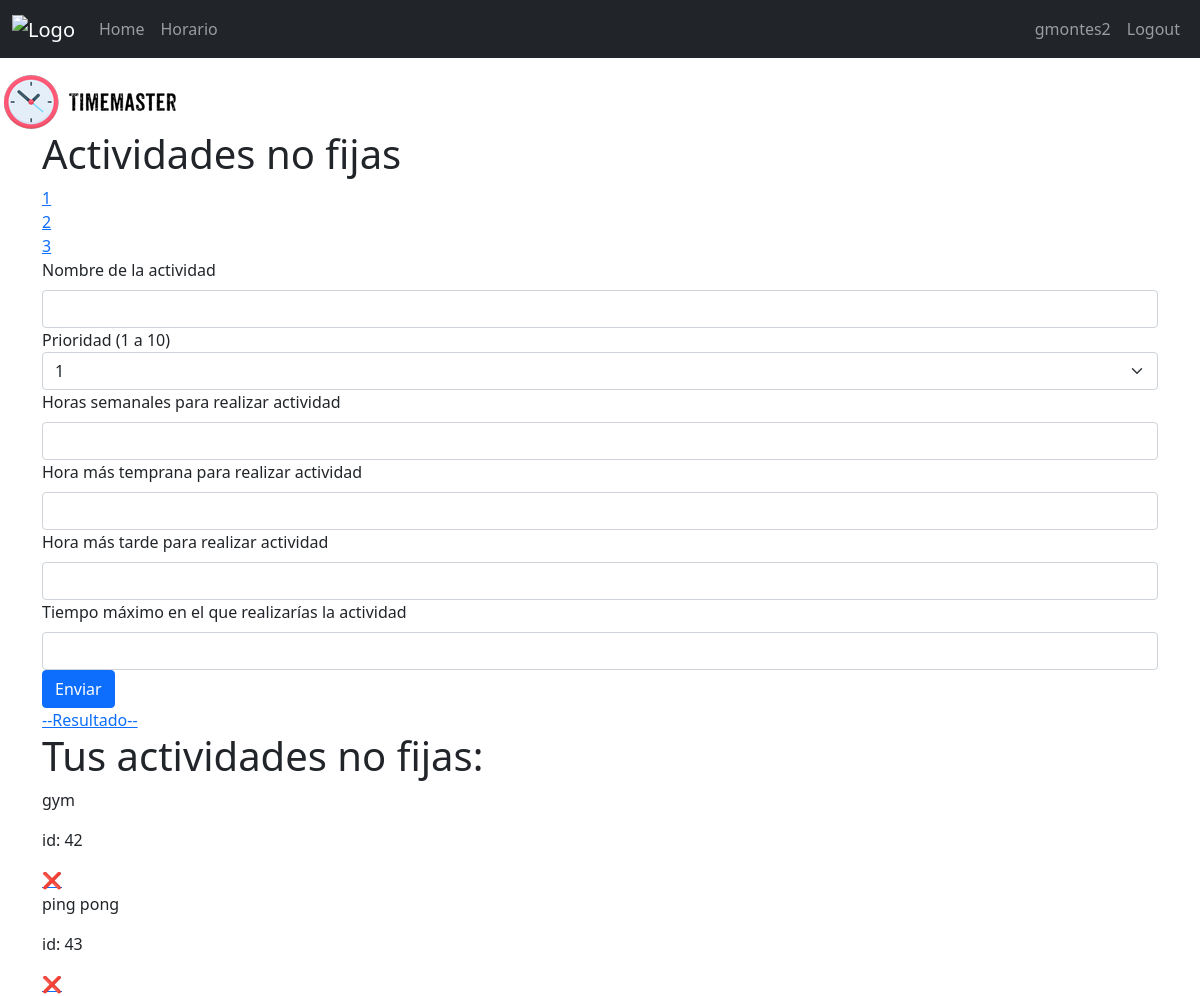
Page /horario/actividades_no_fijas (signed in) on the earlier database version.
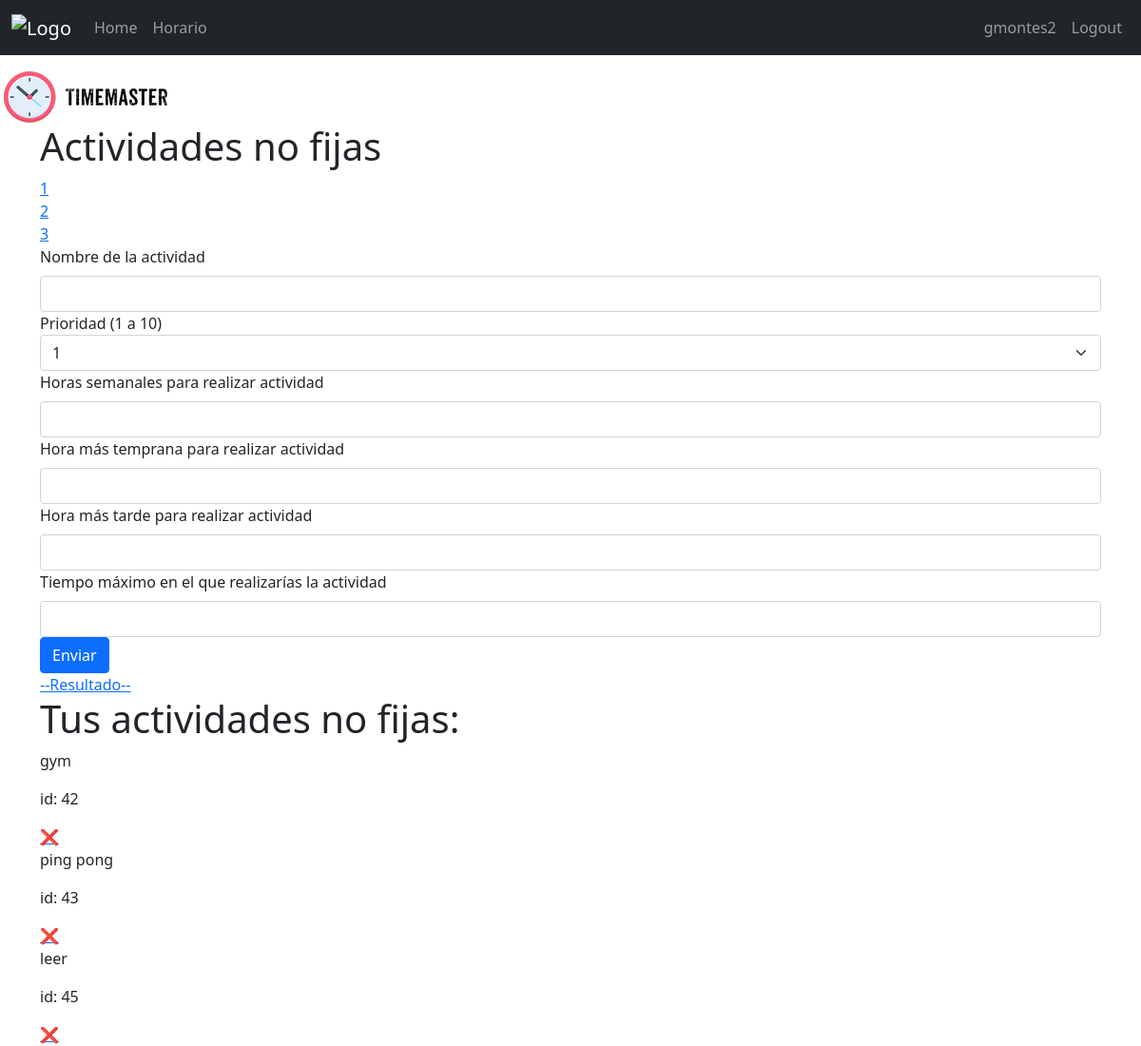
Same page on the later database version.
### horario/models.py (models this page shows)
class Event(models.Model):
    user_id = models.ForeignKey(User, on_delete=models.CASCADE)
    priority = models.IntegerField(choices = [(i,i) for i in range(1,11)])
    name = models.CharField(max_length=30)
    event_type = models.CharField(max_length=50,default="actividad_fija") #Choices: actividad_fija, no fija y horario suenio.
    constraints = models.JSONField(default = dict)

### horario/views.py (the view)
# urls.py: path('actividades_no_fijas',views.actividades_no_fijas, name = 'actividades_no_fijas'),
@login_required(login_url = "user_login")
def actividades_no_fijas(request):
    user = User.objects.get(pk = request.user.pk)
    if request.method == "POST":
        priority = request.POST["priority"]
        name = request.POST["name"]
        event_type = "actividad_no_fija"
        time_goal = int(request.POST["horas_semanales"])
        time_goal_counter = time_goal
        earliest_hour = int(request.POST["hora_mas_temprana"])
        latest_hour = int(request.POST["hora_mas_tarde"])
        max_time = int(request.POST["tiempo_maximo"])
        constraints = {'time_goal':time_goal,'time_goal_counter':time_goal_counter,'earliest_hour':earliest_hour,'latest_hour':latest_hour,'max_time':max_time}
        nuevo_evento_no_fijo = Event(user_id=user,priority=priority,name=name,event_type=event_type,constraints=constraints)
        nuevo_evento_no_fijo.save()
        return redirect(reverse("actividades_no_fijas"))
    elif request.method == "GET":
        actividades_no_fijas = Event.objects.filter(user_id = user.pk)
        actividades_no_fijas = actividades_no_fijas.filter(event_type = "actividad_no_fija")
        return render(request,"actividades_no_fijas.html",{'actividades_no_fijas':actividades_no_fijas})

### horario/templates/actividades_no_fijas.html (shortened to what this page needs)
{% extends 'main/main.html' %}
{% load static %}
{% block link %}<link rel="stylesheet" href="{% static 'css/bootstrap.min.css' %}">{% endblock link %}
{% block content %}
<div class="container">
    <h1>Actividades no fijas</h1>
    <div class="contenedor_links_horario">
        <div class="contenedor_link_suenio">
            <a href="{% url 'suenio' %}">1</a>
        </div>
        <div class="contenedor_link_actividades_fijas">
            <a href="{% url 'actividades_fijas' %}">2</a>
        </div>
        <div class="contenedor_link_actividades_no_fijas">
            <a href="{% url 'actividades_no_fijas' %}">3</a>
        </div>
    </div>
    <form action="" method="POST">
        <label for="name" class="form-label">Nombre de la actividad</label>
        <input type="text" name="name" id="name" class="form-control" required>
        <label for="priority">Prioridad (1 a 10)</label>
        <select name="priority" id="priority" class="form-select">
            <option value="1">1</option>
        </select>
        <label for="horas_semanales" class="form-label">Horas semanales para realizar actividad</label>
        <input type="number" name="horas_semanales" id="horas_semanales" min="1" max="24" step="1" class="form-control" required>
        <label for="hora_mas_temprana" class="form-label">Hora más temprana para realizar actividad</label>
        <input type="number" name="hora_mas_temprana" id="hora_mas_temprana" min="1" max="24" step="1" class="form-control" required>
        <label for="hora_mas_tarde" class="form-label">Hora más tarde para realizar actividad</label>
        <input type="number" name="hora_mas_tarde" id="hora_mas_tarde" min="1" max="24" step="1" class="form-control" required>
        <label for="tiempo_maximo" class="form-label">Tiempo máximo en el que realizarías la actividad</label>
        <input type="number" name="tiempo_maximo" id="tiempo_maximo" min="1" max="24" step="1" class="form-control" required>
        <input type="submit" value="Enviar" class="btn btn-primary">
    </form>
    <a href="{% url 'horario_final' %}">--Resultado--</a>
    <div class="contenedor_actividades">
        {% if actividades_no_fijas %}
            <h1 class="titulo_tus_actividades">Tus actividades no fijas:</h1>
            {% for actividad in actividades_no_fijas %}
                <div class="caja_actividad">
                    <p>{{actividad.name}}</p>
                    <p>id: {{actividad.pk}}</p>
                    <a href="{% url 'eliminar_actividades_no_fijas' ruta_actividad_no_fija=actividad.pk %}">❌</a>
                </div>
            {% endfor %}
        {% endif %}
    </div>
{% endblock  %}

Differences in the rows shown:
added Event: name "leer", pk "45"
